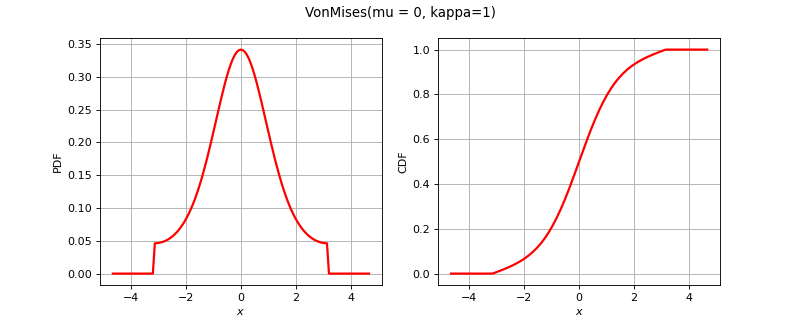

Here is the Python script that generated this plot:
import openturns as ot
from matplotlib import pyplot as plt
from openturns.viewer import View
title = None
if ot.VonMises().__class__.__name__ == 'Bernoulli':
    distribution = ot.Bernoulli(0.7)
elif ot.VonMises().__class__.__name__ == 'Binomial':
    distribution = ot.Binomial(5, 0.2)
elif ot.VonMises().__class__.__name__ == 'Hypergeometric':
    distribution = ot.Hypergeometric(10, 4, 7)
elif ot.VonMises().__class__.__name__ == 'CumulativeDistributionNetwork':
    coll = [ot.Normal(2),ot.Dirichlet([0.5, 1.0, 1.5])]
    distribution = ot.CumulativeDistributionNetwork(coll, ot.BipartiteGraph([[0,1], [0,1]]))
elif ot.VonMises().__class__.__name__ == 'Histogram':
    distribution = ot.Histogram([-1.0, 0.5, 1.0, 2.0], [0.45, 0.4, 0.15])
elif ot.VonMises().__class__.__name__ == 'KernelMixture':
    kernel = ot.Uniform()
    sample = ot.Normal().getSample(5)
    bandwidth = [1.0]
    distribution = ot.KernelMixture(kernel, bandwidth, sample)
elif ot.VonMises().__class__.__name__ == 'MaximumDistribution':
    coll = [ot.Uniform(2.5, 3.5), ot.LogUniform(1.0, 1.2), ot.Triangular(2.0, 3.0, 4.0)]
    distribution = ot.MaximumDistribution(coll)
elif ot.VonMises().__class__.__name__ == 'Multinomial':
    distribution = ot.Multinomial(5, [0.2])
elif ot.VonMises().__class__.__name__ == 'RandomMixture':
    coll = [ot.Triangular(0.0, 1.0, 5.0), ot.Uniform(-2.0, 2.0)]
    weights = [0.8, 0.2]
    cst = 3.0
    distribution = ot.RandomMixture(coll, weights, cst)
elif ot.VonMises().__class__.__name__ == 'TruncatedDistribution':
    distribution = ot.TruncatedDistribution(ot.Normal(2.0, 1.5), 1.0, 4.0)
elif ot.VonMises().__class__.__name__ == 'UserDefined':
    distribution = ot.UserDefined([[1.0], [2.0], [3.0]], [0.4, 0.5, 1.0])
elif ot.VonMises().__class__.__name__ == 'ZipfMandelbrot':
    distribution = ot.ZipfMandelbrot(10, 2.5, 0.3)
elif ot.VonMises().__class__.__name__ == 'Normal':
    cov = ot.CovarianceMatrix([[1.0, -0.5], [-0.5, 1.0]])
    distribution = ot.Normal([0.0, 0.0], cov)
    title = "Normal dist. with correlation coefficient {}".format(cov[0, 1])
else:
    distribution = ot.VonMises()

dimension = distribution.getDimension()
if title is None:
    title = str(distribution)[:100].split('\n')[0]
if dimension == 1:
    distribution.setDescription(['$x$'])
    pdf_graph = distribution.drawPDF()
    cdf_graph = distribution.drawCDF()
    fig = plt.figure(figsize=(10, 4))
    pdf_axis = fig.add_subplot(121)
    cdf_axis = fig.add_subplot(122)
    View(pdf_graph, figure=fig, axes=[pdf_axis], add_legend=False)
    View(cdf_graph, figure=fig, axes=[cdf_axis], add_legend=False)
    fig.suptitle(title)
elif dimension == 2:
    grid = ot.GridLayout(1, 2)
    pdf_graph = distribution.drawPDF()
    pdf_graph.setLegends([''])
    cdf_graph = distribution.drawCDF()
    cdf_graph.setLegends([''])
    grid.setGraph(0, 0, pdf_graph)
    grid.setGraph(0, 1, cdf_graph)
    grid.setTitle(title)
    fig = View(grid).getFigure()
    fig.axes[0].set_title('PDF')
    fig.axes[1].set_title('CDF')
